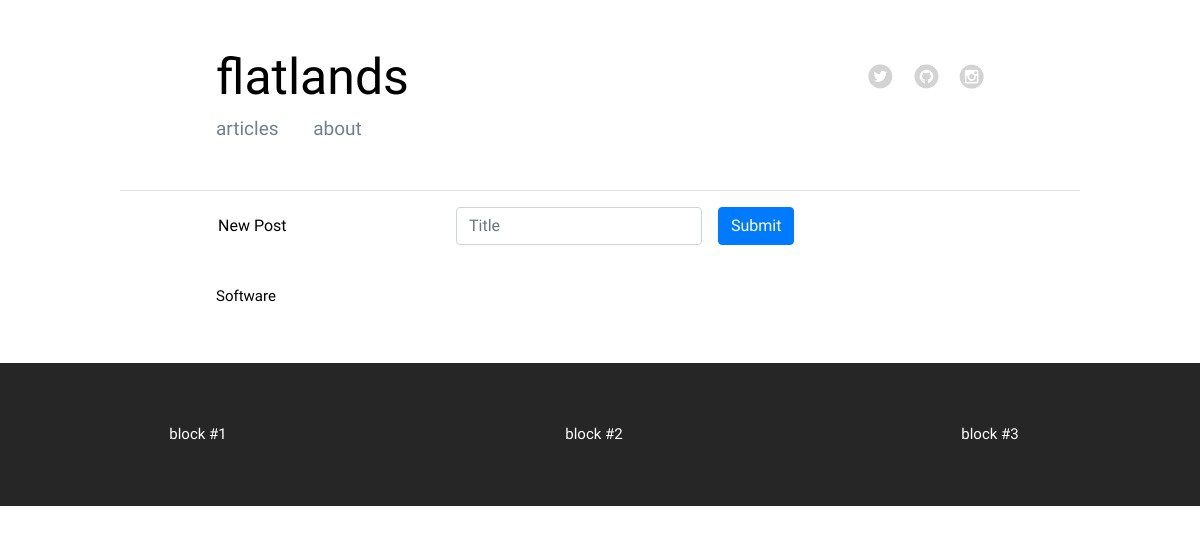
/blog/new, run on an earlier commit of the app's database.
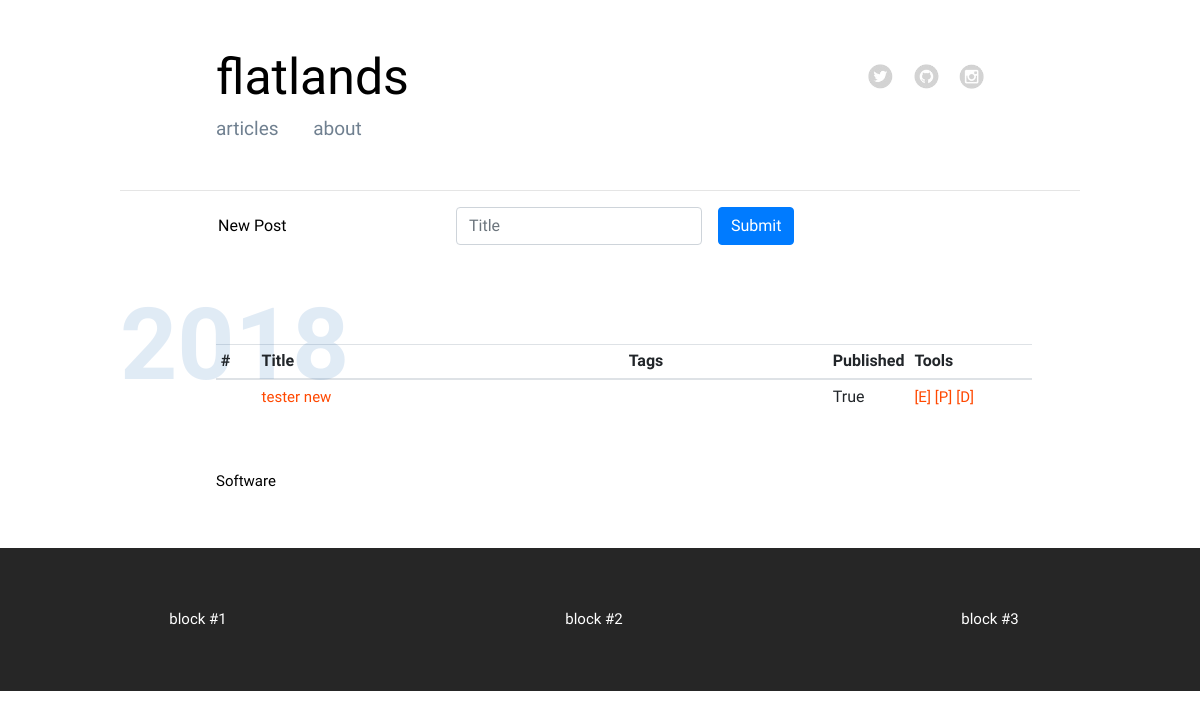
And on a later commit of the database.
### modules/models.py (models this page shows, shortened)
class Post(db.Model):
    id = db.Column(db.Integer, primary_key=True)
    title = db.Column(db.String())
    author = db.Column(db.String())
    tags = db.Column(db.String())
    strap = db.Column(db.String())
    content = db.Column(db.String())
    pub_date = db.Column(db.String())
    published = db.Column(db.String())

### app.py (the view, shortened to what this page needs)
@app.route('/blog/new', methods=['GET', 'POST'])
def post_new():
    posts = modules.database.to_json(modules.models.Post.query.all())
    years = modules.database.get_post_years(posts)
    return render_template('settings.html', posts=posts, years=years)

### modules/database.py (called while the page is built)
def to_json(results):
    result = {}
    item = {}
    count = 1
    for row in results:
        for k, v in row.__dict__.items():
            if not k.startswith('_') and k != 'id':
                item[k] = v
        result[count] = item
        count += 1
        item = {}
    return result

def get_post_years(posts=None):
    years = []
    for code, data in posts.items():
        day, month, year = data['pub_date'].split('.')
        years.append(year)
    return sorted(list(set(years)), reverse=True)

### templates/settings.html (shortened to what this page needs)
{% extends "base.html" %}
{% block content %}
<div class="blog-post">
    <form class="form-inline" action="/blog/new" method="POST">
        <div class="form-group">
            <input type="text" readonly class="form-control-plaintext" id="newPost" value="New Post">
        </div>
        <div class="form-group mx-sm-3">
            <input type="input" class="form-control" name="inputTitle" id="inputTitle" placeholder="Title">
        </div>
        <button type="submit" class="btn btn-primary">Submit</button>
    </form>
</div>
{% for year in years %}
<div class="section-head"><h4>{{ year }}</h4></div>
<br>
<div class="blog-post">
<table class="table table-hover table-sm">
    <thead>
      <tr>
        <th style="width:5%" scope="col">#</th>
        <th style="width:45%" scope="col">Title</th>
        <th style="width:25%" scope="col">Tags</th>
        <th style="width:10%" scope="col">Published</th>
        <th style="width:15%" scope="col">Tools</th>
      </tr>
    </thead>
    <tbody>
    {% for code, data in posts.items() %}
        {% if data.pub_date.endswith(year) %}
            {% if data.published == 'True' %}
              <tr>
            {% else %}
              <tr class="table-danger">
            {% endif %}
                    <th scope="row">{{data.id}}</th>
                    <td><a style="font-size: 15px;" href="/blog/{{data.title.replace(' ', '-')}}">{{data.title}}</a></td>
                    <td>{{data.tags}}</td>
                    <td>{{data.published}}</td>
                    <td>
                        <a style="font-size: 15px;" href="/blog/edit/{{data.title.replace(' ', '-')}}">[E]</a>
                        <a style="font-size: 15px;" href="/blog/publish/{{data.title.replace(' ', '-')}}">[P]</a>
                        <a style="font-size: 15px;" href="/blog/delete/{{data.title.replace(' ', '-')}}">[D]</a>
                    </td>
              </tr>
        {% endif %}
    {% endfor %}
</tbody>
</table>
</div>
{% endfor %}
<div class="sub-nav">Software</div>
{% endblock %}

### templates/base.html (shortened to what this page needs)
<!doctype html>
<html lang="en">
  <head>
    <link rel="stylesheet" href="https://maxcdn.bootstrapcdn.com/bootstrap/4.0.0-beta.2/css/bootstrap.min.css">
    <link rel="stylesheet" type="text/css" href="{{ url_for('static', filename='css/main.css') }}">
  </head>
  <body>
    <div class="main-content">
      {% include 'header.html' %}
      {% block content %}
      {% endblock %}
    </div>
    {% include 'footer.html' %}
  </body>
</html>

### templates/header.html
<div class="header">
<div class="col">
<div class="title"><a href="/blog">flatlands</a></div>
  <div style="font-size: 19px;" class="header-nav">
    <a href="/blog">articles</a>
    <a href="/about">about</a>
  </div>
</div>
<div class="col_social">
<p style="height:8px;"></p>
<a href="https://twitter.com/flatlandsio" target="_blank"><img style="width: 25px; height: 25px;" src="/static/img/so_twitter.png"></a>&emsp;
<a href="https://www.github.com/" target="_blank"><img style="width: 25px; height: 25px;" src="/static/img/so_github.png"></a>&emsp;
<a href="https://www.instagram.com/" target="_blank"><img style="width: 25px; height: 25px;" src="/static/img/so_instagram.png"></a>
</div>
</div>
<hr>

### templates/footer.html
<p style="height:40px;"></p>
<div class="footer">
    <div class="footer-detail">
        block #1
    </div>
    <div class="footer-detail">
        block #2
    </div>
    <div class="footer-detail">
        block #3
    </div>
</div>

### static/css/main.css (style rules this page uses)
body { margin: 0; font-family: 'Maven Pro', sans-serif; }
.header { margin: 0; padding-bottom: 30px; padding-top: 40px; padding-left: 10%; padding-right: 10%; display: flex; }
.header a { color: black; text-decoration: none; }
.title { margin: 0; font-size: 50px; }
.header-nav { margin: 0; color: slategray; word-spacing: 30px; font-size: 15px; }
.header-nav a { color: slategray; text-decoration: none; }
.col { margin: 0; padding: 0; border: 0; width: 75%; }
.col_social { margin: 0; padding: 0; border: 0; width: 25%; text-align: right; }
.col_social img { opacity: 0.2; }
.sub-nav { padding-left: 10%; color: black; word-spacing: 30px; font-size: 15px; }
.main-content { padding-left: 10%; padding-right: 10%; }
.section-head { color: rgba(0, 92, 173, 0.12); height: 35px; }
.section-head h4 { font-weight: bold; font-size: 100px; }
.blog-post { padding-left: 10%; padding-right: 5%; padding-bottom: 40px; }
.blog-post a { font-size: 40px; color: rgb(255, 72, 0); text-decoration: none; }
.footer { background-color: rgba(0, 0, 0, .85); color: white; font-size: 15px; display: flex; }
.footer-detail { text-align: center; padding-top: 60px; padding-bottom: 60px; padding-left: 20px; padding-right: 20px; width: 33%; }

What changed in the data, as far as the page shows it:
added Post: pub_date "21.1.2018" (drawn), title "tester new", published "True"
Also different on the page:
new list line: "2018 # Title Tags Published Tools [E] [P] [D]"
